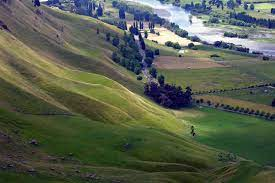
#> input picture images/Hawkes.jpg, 275 x 183 px, given in place of sejong.jpg, which was not available
$ python ex4_chromakey.py
#> lines starting #> are read from the running program, lines starting #| are printed output that depends on the picture; after the words box and inside, x2 and y2 are one past the last pixel; in counts of white or black regions, pixels touching at a corner belong together; pictures that were not available may be replaced by others from this repository, and a replacement may not be noted
import cv2

cap = cv2.VideoCapture("./images/reporter_chromakey.mp4")
background_img = cv2.imread("./images/sejong.jpg")
#> background_img is the input picture: shape (183, 275, 3); mean B, G, R 78.3, 94.9, 87.6
# 크로마키 색상 추출하여 날려버린다.

while cap.isOpened():
    success, frame = cap.read()
    h, w = frame.shape[:2]
#> h = 183; w = 275
    frame = cv2.resize(frame, dsize=(int(w/2), int(h/2)), interpolation=cv2.INTER_CUBIC)
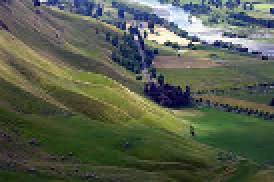
#> frame: shape (91, 137, 3) (shown 2 times larger); mean B, G, R 78.3, 95, 87.6
    background_img = cv2.resize(background_img, dsize=(int(w/2), int(h/2)), interpolation=cv2.INTER_CUBIC)
    # print(background_img.shape)
    if success:
        converted = cv2.cvtColor(frame, cv2.COLOR_BGR2HSV)
#> converted: shape (91, 137, 3); mean H, S, V 57.3, 86.7, 101.6
        green_screen = cv2.inRange(converted, (60 - 20, 120, 0), (60 + 20, 255, 255))
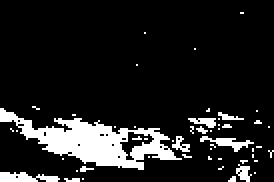
#> green_screen: shape (91, 137) (shown 2 times larger); 12.5% white; 51 white regions (44 under 20 px), largest, box (x1, y1, x2, y2) and area: (0, 54, 91, 85) 1085, (0, 86, 30, 91) 104, (100, 68, 127, 76) 79

        inverted = cv2.bitwise_not(green_screen)
        dst = cv2.bitwise_and(frame, frame, mask=inverted)
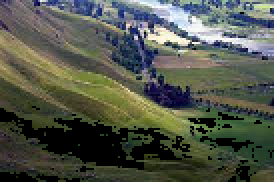
#> dst: shape (91, 137, 3) (shown 2 times larger); mean B, G, R 74.5, 86.6, 81.8
        dst1 = cv2.bitwise_or(dst, background_img, mask=green_screen)
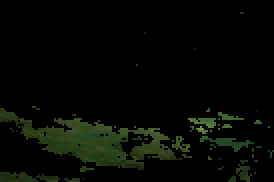
#> dst1: shape (91, 137, 3) (shown 2 times larger); mean B, G, R 3.8, 8.4, 5.8
        dst1 = cv2.bitwise_or(dst, dst1)

        cv2.imshow("chroma_img", frame)
        cv2.imshow("green", green_screen)
        cv2.imshow("dst", dst)
        cv2.imshow("dst1", dst1)


        key = cv2.waitKey(10) & 0xFF
#> (key Esc is pressed here)

        if (key == 27):
            break
    else:
        break
cv2.waitKey(0)
cv2.destroyAllWindows()
